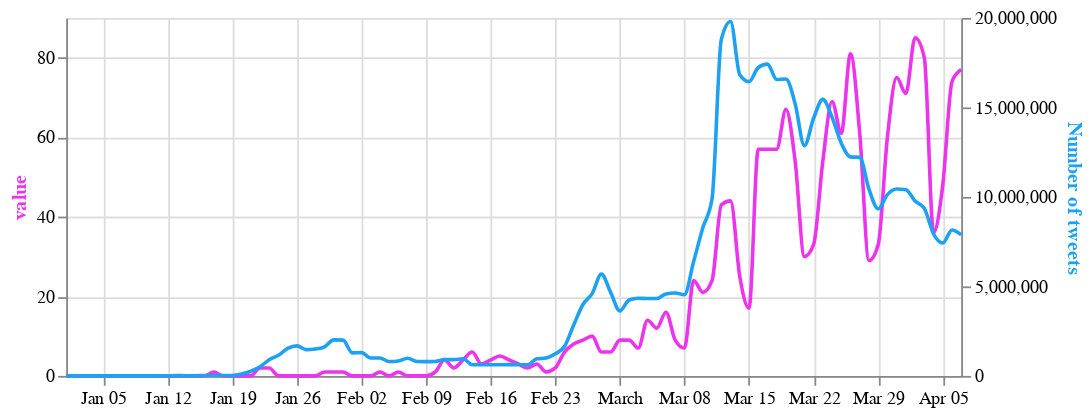

Notebook source saved alongside this figure:
### Markdown cell above
# Compare tweet numbers to news articles on CNN and Fox News

### Code cell
columns = ['fox_articles', 'cnn_articles']

select_box = alt.binding_select(options=columns, name='News source')
sel = alt.selection_single(fields=['column'], bind=select_box, init={'column': 'cnn_articles'})

base = alt.Chart(merged_3).encode(
    alt.X('date:T', axis=alt.Axis(title=None))
).properties(
    width=500,
    height=200
)

line_articles = base.transform_fold(
    columns,
    as_=['column', 'value']
).transform_filter(
    sel
).mark_line( interpolate='monotone', stroke='#eb34eb').encode(
    alt.Y('value:Q',
          axis=alt.Axis(title="value", titleColor='#eb34eb'))
).add_selection(
    sel
)

line_tweets = base.mark_line(stroke='#1da1f2', interpolate='monotone').encode(
    alt.Y('Tweets',
          axis=alt.Axis(title='Number of tweets', titleColor='#1da1f2'))
)

alt.layer(line_articles, line_tweets).resolve_scale(
    y = 'independent'
)

### Figure 1 — Vega-Lite specification as saved in the notebook (floating-point values rounded to 4 significant figures)
{"config": {"view": {"continuousWidth": 400, "continuousHeight": 300}}, "layer": [{"mark": {"type": "line", "interpolate": "monotone", "stroke": "#eb34eb"}, "encoding": {"x": {"type": "temporal", "axis": {"title": null}, "field": "date"}, "y": {"type": "quantitative", "axis": {"title": "value", "titleColor": "#eb34eb"}, "field": "value"}}, "height": 200, "selection": {"selector002": {"type": "single", "fields": ["column"], "bind": {"input": "select", "options": ["fox_articles", "cnn_articles"], "name": "News source"}, "init": {"column": "cnn_articles"}}}, "transform": [{"fold": ["fox_articles", "cnn_articles"], "as": ["column", "value"]}, {"filter": {"selection": "selector002"}}], "width": 500}, {"mark": {"type": "line", "interpolate": "monotone", "stroke": "#1da1f2"}, "encoding": {"x": {"type": "temporal", "axis": {"title": null}, "field": "date"}, "y": {"type": "quantitative", "axis": {"title": "Number of tweets", "titleColor": "#1da1f2"}, "field": "Tweets"}}, "height": 200, "width": 500}], "data": {"name": "data-38ea2432e2446a80b3e4a6c21e869964"}, "resolve": {"scale": {"y": "independent"}}, "$schema": "https://vega.github.io/schema/vega-lite/v4.8.1.json", "datasets": {"data-38ea2432e2446a80b3e4a6c21e869964": [{"date": "2020-04-07T00:00:00", "Tweets": 7877346, "total_cases": 2695000.0, "new_cases": 145700.0, "new_deaths": 10720.0, "cnn_articles": 77.0, "fox_articles": 230.0}, {"date": "2020-04-06T00:00:00", "Tweets": 8153966, "total_cases": 2549000.0, "new_cases": 135100.0, "new_deaths": 9534.0, "cnn_articles": 74.0, "fox_articles": 169.0}, {"date": "2020-04-05T00:00:00", "Tweets": 7421877, "total_cases": 2414000.0, "new_cases": 170000.0, "new_deaths": 12570.0, "cnn_articles": 48.0, "fox_articles": 96.0}, {"date": "2020-04-04T00:00:00", "Tweets": 7928225, "total_cases": 2244000.0, "new_cases": 162500.0, "new_deaths": 13620.0, "cnn_articles": 36.0, "fox_articles": 120.0}, {"date": "2020-04-03T00:00:00", "Tweets": 9357113, "total_cases": 2082000.0, "new_cases": 155700.0, "new_deaths": 10050.0, "cnn_articles": 80.0, "fox_articles": 235.0}, {"date": "2020-04-02T00:00:00", "Tweets": 9767918, "total_cases": 1926000.0, "new_cases": 155200.0, "new_deaths": 9994.0, "cnn_articles": 85.0, "fox_articles": 260.0}, {"date": "2020-04-01T00:00:00", "Tweets": 10402981, "total_cases": 1771000.0, "new_cases": 149300.0, "new_deaths": 9396.0, "cnn_articles": 71.0, "fox_articles": 260.0}, {"date": "2020-03-31T00:00:00", "Tweets": 10442432, "total_cases": 1621000.0, "new_cases": 129300.0, "new_deaths": 8048.0, "cnn_articles": 75.0, "fox_articles": 144.0}, {"date": "2020-03-30T00:00:00", "Tweets": 10125714, "total_cases": 1492000.0, "new_cases": 116800.0, "new_deaths": 6498.0, "cnn_articles": 60.0, "fox_articles": 204.0}, {"date": "2020-03-29T00:00:00", "Tweets": 9333426, "total_cases": 1375000.0, "new_cases": 125400.0, "new_deaths": 7190.0, "cnn_articles": 33.0, "fox_articles": 108.0}, {"date": "2020-03-28T00:00:00", "Tweets": 10434671, "total_cases": 1250000.0, "new_cases": 129000.0, "new_deaths": 7008.0, "cnn_articles": 29.0, "fox_articles": 84.0}, {"date": "2020-03-27T00:00:00", "Tweets": 12209011, "total_cases": 1121000.0, "new_cases": 122500.0, "new_deaths": 5662.0, "cnn_articles": 61.0, "fox_articles": 210.0}, {"date": "2020-03-26T00:00:00", "Tweets": 12236719, "total_cases": 998200.0, "new_cases": 108000.0, "new_deaths": 5278.0, "cnn_articles": 81.0, "fox_articles": 256.0}, {"date": "2020-03-25T00:00:00", "Tweets": 13000269, "total_cases": 890200.0, "new_cases": 85080.0, "new_deaths": 4672.0, "cnn_articles": 61.0, "fox_articles": 260.0}, {"date": "2020-03-24T00:00:00", "Tweets": 14445841, "total_cases": 805100.0, "new_cases": 88870.0, "new_deaths": 3704.0, "cnn_articles": 69.0, "fox_articles": 253.0}, {"date": "2020-03-23T00:00:00", "Tweets": 15446246, "total_cases": 716200.0, "new_cases": 70220.0, "new_deaths": 3438.0, "cnn_articles": 54.0, "fox_articles": 231.0}, {"date": "2020-03-22T00:00:00", "Tweets": 14392561, "total_cases": 646000.0, "new_cases": 68490.0, "new_deaths": 3448.0, "cnn_articles": 33.0, "fox_articles": 101.0}, {"date": "2020-03-21T00:00:00", "Tweets": 12861351, "total_cases": 577500.0, "new_cases": 63590.0, "new_deaths": 2780.0, "cnn_articles": 30.0, "fox_articles": 75.0}, {"date": "2020-03-20T00:00:00", "Tweets": 15200259, "total_cases": 514000.0, "new_cases": 62290.0, "new_deaths": 2152.0, "cnn_articles": 54.0, "fox_articles": 186.0}, {"date": "2020-03-19T00:00:00", "Tweets": 16582131, "total_cases": 451700.0, "new_cases": 40950.0, "new_deaths": 1938.0, "cnn_articles": 67.0, "fox_articles": 246.0}, {"date": "2020-03-18T00:00:00", "Tweets": 16561524, "total_cases": 410700.0, "new_cases": 34410.0, "new_deaths": 1648.0, "cnn_articles": 57.0, "fox_articles": 241.0}, {"date": "2020-03-17T00:00:00", "Tweets": 17417142, "total_cases": 376300.0, "new_cases": 28550.0, "new_deaths": 1210.0, "cnn_articles": 57.0, "fox_articles": 247.0}, {"date": "2020-03-16T00:00:00", "Tweets": 17227182, "total_cases": 347700.0, "new_cases": 25300.0, "new_deaths": 1510.0, "cnn_articles": 57.0, "fox_articles": 204.0}, {"date": "2020-03-15T00:00:00", "Tweets": 16438760, "total_cases": 322300.0, "new_cases": 24470.0, "new_deaths": 736.0, "cnn_articles": 17.0, "fox_articles": 91.0}, {"date": "2020-03-14T00:00:00", "Tweets": 16823148, "total_cases": 297800.0, "new_cases": 20590.0, "new_deaths": 888.0, "cnn_articles": 25.0, "fox_articles": 49.0}, {"date": "2020-03-13T00:00:00", "Tweets": 19802671, "total_cases": 276900.0, "new_cases": 19120.0, "new_deaths": 706.0, "cnn_articles": 44.0, "fox_articles": 159.0}, {"date": "2020-03-12T00:00:00", "Tweets": 18799722, "total_cases": 258100.0, "new_cases": 16000.0, "new_deaths": 658.0, "cnn_articles": 43.0, "fox_articles": 185.0}, {"date": "2020-03-11T00:00:00", "Tweets": 9923317, "total_cases": 242200.0, "new_cases": 10390.0, "new_deaths": 550.0, "cnn_articles": 24.0, "fox_articles": 107.0}, {"date": "2020-03-10T00:00:00", "Tweets": 8284672, "total_cases": 231600.0, "new_cases": 9646.0, "new_deaths": 418.0, "cnn_articles": 21.0, "fox_articles": 104.0}, {"date": "2020-03-09T00:00:00", "Tweets": 6386122, "total_cases": 222000.0, "new_cases": 8418.0, "new_deaths": 456.0, "cnn_articles": 24.0, "fox_articles": 89.0}, {"date": "2020-03-08T00:00:00", "Tweets": 4533476, "total_cases": 213600.0, "new_cases": 8030.0, "new_deaths": 194.0, "cnn_articles": 7.0, "fox_articles": 39.0}, {"date": "2020-03-07T00:00:00", "Tweets": 4632239, "total_cases": 205600.0, "new_cases": 8074.0, "new_deaths": 208.0, "cnn_articles": 9.0, "fox_articles": 37.0}, {"date": "2020-03-06T00:00:00", "Tweets": 4581032, "total_cases": 197600.0, "new_cases": 6178.0, "new_deaths": 204.0, "cnn_articles": 16.0, "fox_articles": 60.0}, {"date": "2020-03-05T00:00:00", "Tweets": 4323687, "total_cases": 191400.0, "new_cases": 4770.0, "new_deaths": 160.0, "cnn_articles": 12.0, "fox_articles": 50.0}, {"date": "2020-03-04T00:00:00", "Tweets": 4323670, "total_cases": 186600.0, "new_cases": 4668.0, "new_deaths": 168.0, "cnn_articles": 14.0, "fox_articles": 65.0}, {"date": "2020-03-03T00:00:00", "Tweets": 4342139, "total_cases": 181900.0, "new_cases": 3746.0, "new_deaths": 144.0, "cnn_articles": 7.0, "fox_articles": 49.0}, {"date": "2020-03-02T00:00:00", "Tweets": 4240721, "total_cases": 178400.0, "new_cases": 4174.0, "new_deaths": 134.0, "cnn_articles": 9.0, "fox_articles": 62.0}, {"date": "2020-03-01T00:00:00", "Tweets": 3632689, "total_cases": 174200.0, "new_cases": 3686.0, "new_deaths": 116.0, "cnn_articles": 9.0, "fox_articles": 24.0}, {"date": "2020-02-29T00:00:00", "Tweets": 4666121, "total_cases": 170500.0, "new_cases": 3720.0, "new_deaths": 128.0, "cnn_articles": 6.0, "fox_articles": 27.0}, {"date": "2020-02-28T00:00:00", "Tweets": 5685321, "total_cases": 166800.0, "new_cases": 2542.0, "new_deaths": 114.0, "cnn_articles": 6.0, "fox_articles": 43.0}, {"date": "2020-02-27T00:00:00", "Tweets": 4597412, "total_cases": 164200.0, "new_cases": 2228.0, "new_deaths": 76.0, "cnn_articles": 10.0, "fox_articles": 69.0}, {"date": "2020-02-26T00:00:00", "Tweets": 3989533, "total_cases": 162000.0, "new_cases": 1734.0, "new_deaths": 128.0, "cnn_articles": 9.0, "fox_articles": 52.0}, {"date": "2020-02-25T00:00:00", "Tweets": 2844369, "total_cases": 160300.0, "new_cases": 1590.0, "new_deaths": 158.0, "cnn_articles": 8.0, "fox_articles": 22.0}, {"date": "2020-02-24T00:00:00", "Tweets": 1643544, "total_cases": 158700.0, "new_cases": 1046.0, "new_deaths": 312.0, "cnn_articles": 6.0, "fox_articles": 19.0}, {"date": "2020-02-23T00:00:00", "Tweets": 1233511, "total_cases": 157600.0, "new_cases": 2020.0, "new_deaths": 208.0, "cnn_articles": 2.0, "fox_articles": 4.0}, {"date": "2020-02-22T00:00:00", "Tweets": 997638, "total_cases": 155600.0, "new_cases": 2170.0, "new_deaths": 224.0, "cnn_articles": 1.0, "fox_articles": 4.0}, {"date": "2020-02-21T00:00:00", "Tweets": 954321, "total_cases": 153400.0, "new_cases": 1992.0, "new_deaths": 238.0, "cnn_articles": 3.0, "fox_articles": 19.0}, {"date": "2020-02-20T00:00:00", "Tweets": 622349, "total_cases": 151500.0, "new_cases": 1064.0, "new_deaths": 232.0, "cnn_articles": 2.0, "fox_articles": 9.0}, {"date": "2020-02-19T00:00:00", "Tweets": 626237, "total_cases": 150400.0, "new_cases": 3728.0, "new_deaths": 278.0, "cnn_articles": 3.0, "fox_articles": 12.0}, {"date": "2020-02-18T00:00:00", "Tweets": 628043, "total_cases": 146700.0, "new_cases": 3990.0, "new_deaths": 196.0, "cnn_articles": 4.0, "fox_articles": 17.0}, {"date": "2020-02-17T00:00:00", "Tweets": 626732, "total_cases": 142700.0, "new_cases": 4134.0, "new_deaths": 212.0, "cnn_articles": 5.0, "fox_articles": 18.0}, {"date": "2020-02-16T00:00:00", "Tweets": 625127, "total_cases": 138500.0, "new_cases": 4324.0, "new_deaths": 284.0, "cnn_articles": 4.0, "fox_articles": 6.0}, {"date": "2020-02-15T00:00:00", "Tweets": 624555, "total_cases": 134200.0, "new_cases": 5120.0, "new_deaths": 288.0, "cnn_articles": 3.0, "fox_articles": 8.0}, {"date": "2020-02-14T00:00:00", "Tweets": 622722, "total_cases": 129100.0, "new_cases": 8430.0, "new_deaths": 26.0, "cnn_articles": 6.0, "fox_articles": 14.0}, {"date": "2020-02-13T00:00:00", "Tweets": 956877, "total_cases": 120700.0, "new_cases": 30300.0, "new_deaths": 510.0, "cnn_articles": 4.0, "fox_articles": 21.0}, {"date": "2020-02-12T00:00:00", "Tweets": 911098, "total_cases": 90360.0, "new_cases": 4144.0, "new_deaths": 194.0, "cnn_articles": 2.0, "fox_articles": 20.0}, {"date": "2020-02-11T00:00:00", "Tweets": 908627, "total_cases": 86220.0, "new_cases": 5126.0, "new_deaths": 216.0, "cnn_articles": 4.0, "fox_articles": 18.0}, {"date": "2020-02-10T00:00:00", "Tweets": 807654, "total_cases": 81090.0, "new_cases": 5984.0, "new_deaths": 194.0, "cnn_articles": 1.0, "fox_articles": 13.0}, {"date": "2020-02-09T00:00:00", "Tweets": 796739, "total_cases": 75110.0, "new_cases": 5236.0, "new_deaths": 178.0, "cnn_articles": 0.0, "fox_articles": 10.0}, {"date": "2020-02-08T00:00:00", "Tweets": 803453, "total_cases": 69870.0, "new_cases": 6884.0, "new_deaths": 172.0, "cnn_articles": 0.0, "fox_articles": 11.0}, {"date": "2020-02-07T00:00:00", "Tweets": 987563, "total_cases": 62990.0, "new_cases": 6436.0, "new_deaths": 146.0, "cnn_articles": 0.0, "fox_articles": 22.0}, {"date": "2020-02-06T00:00:00", "Tweets": 834673, "total_cases": 56550.0, "new_cases": 7502.0, "new_deaths": 144.0, "cnn_articles": 1.0, "fox_articles": 17.0}, {"date": "2020-02-05T00:00:00", "Tweets": 803587, "total_cases": 49050.0, "new_cases": 7816.0, "new_deaths": 132.0, "cnn_articles": 0.0, "fox_articles": 20.0}, {"date": "2020-02-04T00:00:00", "Tweets": 997862, "total_cases": 41230.0, "new_cases": 6486.0, "new_deaths": 130.0, "cnn_articles": 1.0, "fox_articles": 28.0}, {"date": "2020-02-03T00:00:00", "Tweets": 1000752, "total_cases": 34750.0, "new_cases": 5636.0, "new_deaths": 114.0, "cnn_articles": 0.0, "fox_articles": 20.0}, {"date": "2020-02-02T00:00:00", "Tweets": 1298476, "total_cases": 29110.0, "new_cases": 5216.0, "new_deaths": 92.0, "cnn_articles": 0.0, "fox_articles": 7.0}, {"date": "2020-02-01T00:00:00", "Tweets": 1287963, "total_cases": 23900.0, "new_cases": 4244.0, "new_deaths": 92.0, "cnn_articles": 0.0, "fox_articles": 7.0}, {"date": "2020-01-31T00:00:00", "Tweets": 1997635, "total_cases": 19650.0, "new_cases": 4002.0, "new_deaths": 86.0, "cnn_articles": 1.0, "fox_articles": 19.0}, {"date": "2020-01-30T00:00:00", "Tweets": 2010976, "total_cases": 15650.0, "new_cases": 3514.0, "new_deaths": 76.0, "cnn_articles": 1.0, "fox_articles": 32.0}, {"date": "2020-01-29T00:00:00", "Tweets": 1623497, "total_cases": 12140.0, "new_cases": 2960.0, "new_deaths": 52.0, "cnn_articles": 1.0, "fox_articles": 33.0}, {"date": "2020-01-28T00:00:00", "Tweets": 1497653, "total_cases": 9176.0, "new_cases": 3534.0, "new_deaths": 50.0, "cnn_articles": 0.0, "fox_articles": 22.0}, {"date": "2020-01-27T00:00:00", "Tweets": 1467598, "total_cases": 5642.0, "new_cases": 1594.0, "new_deaths": 50.0, "cnn_articles": 0.0, "fox_articles": 20.0}, {"date": "2020-01-26T00:00:00", "Tweets": 1678953, "total_cases": 4048.0, "new_cases": 1346.0, "new_deaths": 30.0, "cnn_articles": 0.0, "fox_articles": 9.0}, {"date": "2020-01-25T00:00:00", "Tweets": 1536784, "total_cases": 2702.0, "new_cases": 906.0, "new_deaths": 30.0, "cnn_articles": 0.0, "fox_articles": 5.0}, {"date": "2020-01-24T00:00:00", "Tweets": 1153245, "total_cases": 1796.0, "new_cases": 532.0, "new_deaths": 18.0, "cnn_articles": 0.0, "fox_articles": 10.0}, {"date": "2020-01-23T00:00:00", "Tweets": 905673, "total_cases": 1264.0, "new_cases": 194.0, "new_deaths": 0.0, "cnn_articles": 2.0, "fox_articles": 20.0}, {"date": "2020-01-22T00:00:00", "Tweets": 508623, "total_cases": 1070.0, "new_cases": 284.0, "new_deaths": 22.0, "cnn_articles": 2.0, "fox_articles": 10.0}, {"date": "2020-01-21T00:00:00", "Tweets": 259864, "total_cases": 786.0, "new_cases": 306.0, "new_deaths": 6.0, "cnn_articles": 0.0, "fox_articles": 6.0}, {"date": "2020-01-20T00:00:00", "Tweets": 100124, "total_cases": 480.0, "new_cases": 40.0, "new_deaths": 0.0, "cnn_articles": 0.0, "fox_articles": 3.0}, {"date": "2020-01-19T00:00:00", "Tweets": 20987, "total_cases": 440.0, "new_cases": 272.0, "new_deaths": 2.0, "cnn_articles": 0.0, "fox_articles": 0.0}, {"date": "2020-01-18T00:00:00", "Tweets": 23432, "total_cases": 168.0, "new_cases": 34.0, "new_deaths": 0.0, "cnn_articles": 0.0, "fox_articles": 0.0}, {"date": "2020-01-17T00:00:00", "Tweets": 22431, "total_cases": 134.0, "new_cases": 10.0, "new_deaths": 0.0, "cnn_articles": 1.0, "fox_articles": 2.0}, {"date": "2020-01-16T00:00:00", "Tweets": 22342, "total_cases": 124.0, "new_cases": 0.0, "new_deaths": 0.0, "cnn_articles": 0.0, "fox_articles": 1.0}, {"date": "2020-01-15T00:00:00", "Tweets": 10987, "total_cases": 124.0, "new_cases": 2.0, "new_deaths": 2.0, "cnn_articles": 0.0, "fox_articles": 1.0}, {"date": "2020-01-14T00:00:00", "Tweets": 10023, "total_cases": 122.0, "new_cases": 2.0, "new_deaths": 0.0, "cnn_articles": 0.0, "fox_articles": 0.0}, {"date": "2020-01-13T00:00:00", "Tweets": 16475, "total_cases": 120.0, "new_cases": 2.0, "new_deaths": 0.0, "cnn_articles": 0.0, "fox_articles": 1.0}, {"date": "2020-01-12T00:00:00", "Tweets": 10045, "total_cases": 118.0, "new_cases": 0.0, "new_deaths": 0.0, "cnn_articles": 0.0, "fox_articles": 0.0}, {"date": "2020-01-11T00:00:00", "Tweets": 2812, "total_cases": 118.0, "new_cases": 0.0, "new_deaths": 2.0, "cnn_articles": 0.0, "fox_articles": 0.0}, {"date": "2020-01-10T00:00:00", "Tweets": 2347, "total_cases": 118.0, "new_cases": 0.0, "new_deaths": 0.0, "cnn_articles": 0.0, "fox_articles": 0.0}, {"date": "2020-01-09T00:00:00", "Tweets": 3451, "total_cases": 118.0, "new_cases": 0.0, "new_deaths": 0.0, "cnn_articles": 0.0, "fox_articles": 1.0}, {"date": "2020-01-08T00:00:00", "Tweets": 421, "total_cases": 118.0, "new_cases": 0.0, "new_deaths": 0.0, "cnn_articles": 0.0, "fox_articles": 0.0}, {"date": "2020-01-07T00:00:00", "Tweets": 293, "total_cases": 118.0, "new_cases": 0.0, "new_deaths": 0.0, "cnn_articles": 0.0, "fox_articles": 0.0}, {"date": "2020-01-06T00:00:00", "Tweets": 86, "total_cases": 118.0, "new_cases": 0.0, "new_deaths": 0.0, "cnn_articles": 0.0, "fox_articles": 0.0}, {"date": "2020-01-05T00:00:00", "Tweets": 127, "total_cases": 118.0, "new_cases": 30.0, "new_deaths": 0.0, "cnn_articles": 0.0, "fox_articles": 0.0}, {"date": "2020-01-04T00:00:00", "Tweets": 172, "total_cases": 88.0, "new_cases": 0.0, "new_deaths": 0.0, "cnn_articles": 0.0, "fox_articles": 0.0}, {"date": "2020-01-03T00:00:00", "Tweets": 94, "total_cases": 88.0, "new_cases": 34.0, "new_deaths": 0.0, "cnn_articles": 0.0, "fox_articles": 0.0}, {"date": "2020-01-02T00:00:00", "Tweets": 41, "total_cases": 54.0, "new_cases": 0.0, "new_deaths": 0.0, "cnn_articles": 0.0, "fox_articles": 0.0}, {"date": "2020-01-01T00:00:00", "Tweets": 63, "total_cases": 54.0, "new_cases": 0.0, "new_deaths": 0.0, "cnn_articles": 0.0, "fox_articles": 0.0}]}}
